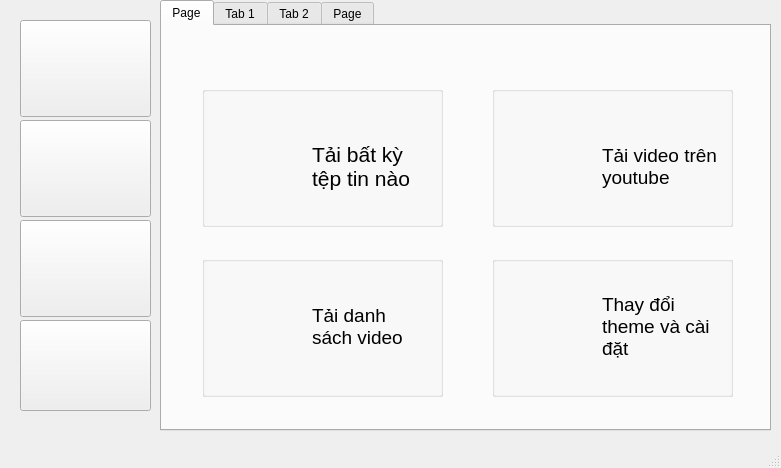
<?xml version="1.0" encoding="UTF-8"?>
<ui version="4.0">
 <class>MainWindow</class>
 <widget class="QMainWindow" name="MainWindow">
  <property name="geometry">
   <rect>
    <x>0</x>
    <y>0</y>
    <width>781</width>
    <height>468</height>
   </rect>
  </property>
  <property name="windowTitle">
   <string>MainWindow</string>
  </property>
  <widget class="QWidget" name="centralwidget">
   <widget class="QTabWidget" name="tabWidget">
    <property name="geometry">
     <rect>
      <x>160</x>
      <y>0</y>
      <width>611</width>
      <height>431</height>
     </rect>
    </property>
    <property name="layoutDirection">
     <enum>Qt::LeftToRight</enum>
    </property>
    <property name="currentIndex">
     <number>0</number>
    </property>
    <widget class="QWidget" name="tab_5">
     <attribute name="title">
      <string>Page</string>
     </attribute>
     <widget class="QGroupBox" name="groupBox">
      <property name="geometry">
       <rect>
        <x>40</x>
        <y>60</y>
        <width>241</width>
        <height>141</height>
       </rect>
      </property>
      <property name="title">
       <string/>
      </property>
      <widget class="QLabel" name="label_8">
       <property name="geometry">
        <rect>
         <x>110</x>
         <y>50</y>
         <width>111</width>
         <height>61</height>
        </rect>
       </property>
       <property name="font">
        <font>
         <pointsize>16</pointsize>
        </font>
       </property>
       <property name="text">
        <string>Tải bất kỳ tệp tin nào</string>
       </property>
       <property name="scaledContents">
        <bool>true</bool>
       </property>
       <property name="wordWrap">
        <bool>true</bool>
       </property>
      </widget>
      <widget class="QLabel" name="label_9">
       <property name="geometry">
        <rect>
         <x>20</x>
         <y>30</y>
         <width>81</width>
         <height>91</height>
        </rect>
       </property>
       <property name="text">
        <string/>
       </property>
       <property name="pixmap">
        <pixmap resource="photo.qrc">:/icons/abc.png</pixmap>
       </property>
       <property name="scaledContents">
        <bool>true</bool>
       </property>
      </widget>
     </widget>
     <widget class="QGroupBox" name="groupBox_2">
      <property name="geometry">
       <rect>
        <x>330</x>
        <y>60</y>
        <width>241</width>
        <height>141</height>
       </rect>
      </property>
      <property name="title">
       <string/>
      </property>
      <widget class="QLabel" name="label_10">
       <property name="geometry">
        <rect>
         <x>110</x>
         <y>50</y>
         <width>121</width>
         <height>61</height>
        </rect>
       </property>
       <property name="font">
        <font>
         <pointsize>14</pointsize>
        </font>
       </property>
       <property name="text">
        <string>Tải video trên youtube</string>
       </property>
       <property name="scaledContents">
        <bool>true</bool>
       </property>
       <property name="wordWrap">
        <bool>true</bool>
       </property>
      </widget>
      <widget class="QLabel" name="label_11">
       <property name="geometry">
        <rect>
         <x>20</x>
         <y>30</y>
         <width>81</width>
         <height>91</height>
        </rect>
       </property>
       <property name="text">
        <string/>
       </property>
       <property name="pixmap">
        <pixmap resource="photo.qrc">:/icons/youtube.png</pixmap>
       </property>
       <property name="scaledContents">
        <bool>true</bool>
       </property>
      </widget>
     </widget>
     <widget class="QGroupBox" name="groupBox_4">
      <property name="geometry">
       <rect>
        <x>330</x>
        <y>230</y>
        <width>241</width>
        <height>141</height>
       </rect>
      </property>
      <property name="title">
       <string/>
      </property>
      <widget class="QLabel" name="label_12">
       <property name="geometry">
        <rect>
         <x>110</x>
         <y>30</y>
         <width>111</width>
         <height>81</height>
        </rect>
       </property>
       <property name="font">
        <font>
         <pointsize>14</pointsize>
        </font>
       </property>
       <property name="text">
        <string>Thay đổi theme và cài đặt</string>
       </property>
       <property name="scaledContents">
        <bool>true</bool>
       </property>
       <property name="wordWrap">
        <bool>true</bool>
       </property>
      </widget>
      <widget class="QLabel" name="label_13">
       <property name="geometry">
        <rect>
         <x>20</x>
         <y>20</y>
         <width>91</width>
         <height>101</height>
        </rect>
       </property>
       <property name="text">
        <string/>
       </property>
       <property name="pixmap">
        <pixmap resource="photo.qrc">:/icons/fix.png</pixmap>
       </property>
       <property name="scaledContents">
        <bool>true</bool>
       </property>
      </widget>
     </widget>
     <widget class="QGroupBox" name="groupBox_3">
      <property name="geometry">
       <rect>
        <x>40</x>
        <y>230</y>
        <width>241</width>
        <height>141</height>
       </rect>
      </property>
      <property name="title">
       <string/>
      </property>
      <widget class="QLabel" name="label_14">
       <property name="geometry">
        <rect>
         <x>110</x>
         <y>30</y>
         <width>111</width>
         <height>81</height>
        </rect>
       </property>
       <property name="font">
        <font>
         <pointsize>14</pointsize>
        </font>
       </property>
       <property name="text">
        <string>Tải danh sách video</string>
       </property>
       <property name="scaledContents">
        <bool>true</bool>
       </property>
       <property name="wordWrap">
        <bool>true</bool>
       </property>
      </widget>
      <widget class="QLabel" name="label_15">
       <property name="geometry">
        <rect>
         <x>20</x>
         <y>20</y>
         <width>81</width>
         <height>101</height>
        </rect>
       </property>
       <property name="text">
        <string/>
       </property>
       <property name="pixmap">
        <pixmap resource="photo.qrc">:/icons/playlist.png</pixmap>
       </property>
       <property name="scaledContents">
        <bool>true</bool>
       </property>
      </widget>
     </widget>
    </widget>
    <widget class="QWidget" name="tab">
     <attribute name="title">
      <string>Tab 1</string>
     </attribute>
     <widget class="QLineEdit" name="lineEdit">
      <property name="geometry">
       <rect>
        <x>120</x>
        <y>80</y>
        <width>371</width>
        <height>21</height>
       </rect>
      </property>
      <property name="placeholderText">
       <string>nhập đường dẫn url</string>
      </property>
     </widget>
     <widget class="QLineEdit" name="lineEdit_2">
      <property name="geometry">
       <rect>
        <x>120</x>
        <y>120</y>
        <width>291</width>
        <height>21</height>
       </rect>
      </property>
      <property name="placeholderText">
       <string>chọn nơi lưu</string>
      </property>
     </widget>
     <widget class="QPushButton" name="pushButton_2">
      <property name="geometry">
       <rect>
        <x>420</x>
        <y>120</y>
        <width>75</width>
        <height>23</height>
       </rect>
      </property>
      <property name="text">
       <string/>
      </property>
      <property name="icon">
       <iconset>
        <normaloff>icons/search.png</normaloff>icons/search.png</iconset>
      </property>
     </widget>
     <widget class="QProgressBar" name="progressBar">
      <property name="geometry">
       <rect>
        <x>120</x>
        <y>186</y>
        <width>351</width>
        <height>16</height>
       </rect>
      </property>
      <property name="value">
       <number>0</number>
      </property>
     </widget>
     <widget class="QPushButton" name="pushButton_8">
      <property name="geometry">
       <rect>
        <x>230</x>
        <y>240</y>
        <width>121</width>
        <height>61</height>
       </rect>
      </property>
      <property name="text">
       <string>bắt đầu tải</string>
      </property>
     </widget>
    </widget>
    <widget class="QWidget" name="tab_2">
     <attribute name="title">
      <string>Tab 2</string>
     </attribute>
     <widget class="QTabWidget" name="tabWidget_2">
      <property name="enabled">
       <bool>true</bool>
      </property>
      <property name="geometry">
       <rect>
        <x>30</x>
        <y>0</y>
        <width>561</width>
        <height>451</height>
       </rect>
      </property>
      <property name="layoutDirection">
       <enum>Qt::LeftToRight</enum>
      </property>
      <property name="currentIndex">
       <number>0</number>
      </property>
      <widget class="QWidget" name="tab_3">
       <attribute name="title">
        <string>1 video</string>
       </attribute>
       <widget class="QLineEdit" name="lineEdit_3">
        <property name="geometry">
         <rect>
          <x>70</x>
          <y>60</y>
          <width>361</width>
          <height>31</height>
         </rect>
        </property>
        <property name="text">
         <string/>
        </property>
        <property name="placeholderText">
         <string>Nhập đường dẫn của youtube</string>
        </property>
       </widget>
       <widget class="QLineEdit" name="lineEdit_4">
        <property name="geometry">
         <rect>
          <x>70</x>
          <y>100</y>
          <width>361</width>
          <height>31</height>
         </rect>
        </property>
        <property name="placeholderText">
         <string>Chọn thư mục lưu</string>
        </property>
       </widget>
       <widget class="QPushButton" name="pushButton_3">
        <property name="geometry">
         <rect>
          <x>440</x>
          <y>60</y>
          <width>75</width>
          <height>31</height>
         </rect>
        </property>
        <property name="text">
         <string/>
        </property>
        <property name="icon">
         <iconset>
          <normaloff>icons/check.png</normaloff>icons/check.png</iconset>
        </property>
        <property name="iconSize">
         <size>
          <width>21</width>
          <height>21</height>
         </size>
        </property>
       </widget>
       <widget class="QPushButton" name="pushButton_4">
        <property name="geometry">
         <rect>
          <x>440</x>
          <y>100</y>
          <width>75</width>
          <height>31</height>
         </rect>
        </property>
        <property name="text">
         <string/>
        </property>
        <property name="icon">
         <iconset>
          <normaloff>icons/save.png</normaloff>icons/save.png</iconset>
        </property>
        <property name="iconSize">
         <size>
          <width>20</width>
          <height>20</height>
         </size>
        </property>
       </widget>
       <widget class="QPushButton" name="pushButton_5">
        <property name="geometry">
         <rect>
          <x>240</x>
          <y>310</y>
          <width>91</width>
          <height>31</height>
         </rect>
        </property>
        <property name="text">
         <string>bắt đầu tải</string>
        </property>
       </widget>
       <widget class="QProgressBar" name="progressBar_2">
        <property name="geometry">
         <rect>
          <x>80</x>
          <y>200</y>
          <width>411</width>
          <height>16</height>
         </rect>
        </property>
        <property name="value">
         <number>0</number>
        </property>
       </widget>
       <widget class="QLabel" name="label">
        <property name="geometry">
         <rect>
          <x>90</x>
          <y>160</y>
          <width>111</width>
          <height>20</height>
         </rect>
        </property>
        <property name="text">
         <string>chất lượng video</string>
        </property>
       </widget>
       <widget class="QComboBox" name="comboBox">
        <property name="geometry">
         <rect>
          <x>210</x>
          <y>160</y>
          <width>211</width>
          <height>22</height>
         </rect>
        </property>
       </widget>
       <widget class="QLabel" name="label_5">
        <property name="geometry">
         <rect>
          <x>30</x>
          <y>250</y>
          <width>91</width>
          <height>16</height>
         </rect>
        </property>
        <property name="text">
         <string/>
        </property>
       </widget>
      </widget>
      <widget class="QWidget" name="tab_4">
       <attribute name="title">
        <string>nhiều video</string>
       </attribute>
       <widget class="QLineEdit" name="lineEdit_5">
        <property name="geometry">
         <rect>
          <x>90</x>
          <y>50</y>
          <width>411</width>
          <height>31</height>
         </rect>
        </property>
        <property name="font">
         <font>
          <family>Segoe UI</family>
         </font>
        </property>
        <property name="placeholderText">
         <string>nhập url abum</string>
        </property>
       </widget>
       <widget class="QLineEdit" name="lineEdit_6">
        <property name="geometry">
         <rect>
          <x>90</x>
          <y>90</y>
          <width>361</width>
          <height>31</height>
         </rect>
        </property>
        <property name="font">
         <font>
          <family>Segoe UI</family>
         </font>
        </property>
        <property name="placeholderText">
         <string>Nơi lưu</string>
        </property>
       </widget>
       <widget class="QPushButton" name="pushButton_6">
        <property name="geometry">
         <rect>
          <x>460</x>
          <y>90</y>
          <width>41</width>
          <height>31</height>
         </rect>
        </property>
        <property name="text">
         <string/>
        </property>
        <property name="icon">
         <iconset>
          <normaloff>icons/save.png</normaloff>icons/save.png</iconset>
        </property>
        <property name="iconSize">
         <size>
          <width>20</width>
          <height>20</height>
         </size>
        </property>
       </widget>
       <widget class="QLabel" name="label_2">
        <property name="geometry">
         <rect>
          <x>90</x>
          <y>150</y>
          <width>111</width>
          <height>20</height>
         </rect>
        </property>
        <property name="font">
         <font>
          <family>Segoe UI</family>
          <pointsize>10</pointsize>
          <weight>75</weight>
          <bold>true</bold>
         </font>
        </property>
        <property name="text">
         <string>chất lượng video</string>
        </property>
       </widget>
       <widget class="QComboBox" name="comboBox_2">
        <property name="geometry">
         <rect>
          <x>210</x>
          <y>150</y>
          <width>211</width>
          <height>22</height>
         </rect>
        </property>
        <item>
         <property name="text">
          <string>1080</string>
         </property>
        </item>
        <item>
         <property name="text">
          <string>720</string>
         </property>
        </item>
        <item>
         <property name="text">
          <string>480</string>
         </property>
        </item>
        <item>
         <property name="text">
          <string>360</string>
         </property>
        </item>
       </widget>
       <widget class="QProgressBar" name="progressBar_3">
        <property name="geometry">
         <rect>
          <x>90</x>
          <y>270</y>
          <width>371</width>
          <height>13</height>
         </rect>
        </property>
        <property name="value">
         <number>0</number>
        </property>
       </widget>
       <widget class="QPushButton" name="pushButton_7">
        <property name="geometry">
         <rect>
          <x>240</x>
          <y>310</y>
          <width>91</width>
          <height>31</height>
         </rect>
        </property>
        <property name="text">
         <string>bắt đầu tải</string>
        </property>
       </widget>
       <widget class="QLabel" name="label_3">
        <property name="geometry">
         <rect>
          <x>90</x>
          <y>220</y>
          <width>81</width>
          <height>16</height>
         </rect>
        </property>
        <property name="font">
         <font>
          <family>Segoe UI</family>
          <pointsize>10</pointsize>
         </font>
        </property>
        <property name="text">
         <string>video hiện tại:</string>
        </property>
       </widget>
       <widget class="QLabel" name="label_4">
        <property name="geometry">
         <rect>
          <x>260</x>
          <y>210</y>
          <width>161</width>
          <height>41</height>
         </rect>
        </property>
        <property name="font">
         <font>
          <family>Segoe UI</family>
          <pointsize>8</pointsize>
         </font>
        </property>
        <property name="text">
         <string>tất cả trong danh sách video</string>
        </property>
       </widget>
       <widget class="QLCDNumber" name="lcdNumber">
        <property name="geometry">
         <rect>
          <x>170</x>
          <y>210</y>
          <width>71</width>
          <height>31</height>
         </rect>
        </property>
        <property name="styleSheet">
         <string notr="true">color:rgb(255, 0, 0)</string>
        </property>
       </widget>
       <widget class="QLCDNumber" name="lcdNumber_2">
        <property name="geometry">
         <rect>
          <x>430</x>
          <y>210</y>
          <width>71</width>
          <height>31</height>
         </rect>
        </property>
        <property name="styleSheet">
         <string notr="true">font: 8pt &quot;Segoe UI&quot;;color: rgb(0, 255, 0)</string>
        </property>
       </widget>
       <widget class="QLabel" name="label_6">
        <property name="geometry">
         <rect>
          <x>20</x>
          <y>270</y>
          <width>111</width>
          <height>21</height>
         </rect>
        </property>
        <property name="text">
         <string/>
        </property>
       </widget>
      </widget>
     </widget>
    </widget>
    <widget class="QWidget" name="tab_6">
     <attribute name="title">
      <string>Page</string>
     </attribute>
     <widget class="QPushButton" name="pushButton_12">
      <property name="geometry">
       <rect>
        <x>40</x>
        <y>260</y>
        <width>161</width>
        <height>111</height>
       </rect>
      </property>
      <property name="styleSheet">
       <string notr="true">background-color: rgb(50, 50, 50);</string>
      </property>
      <property name="text">
       <string/>
      </property>
     </widget>
     <widget class="QPushButton" name="pushButton_13">
      <property name="geometry">
       <rect>
        <x>220</x>
        <y>260</y>
        <width>161</width>
        <height>111</height>
       </rect>
      </property>
      <property name="styleSheet">
       <string notr="true">
background-color: rgb(240, 240, 240);</string>
      </property>
      <property name="text">
       <string/>
      </property>
     </widget>
     <widget class="QPushButton" name="pushButton_14">
      <property name="geometry">
       <rect>
        <x>400</x>
        <y>260</y>
        <width>161</width>
        <height>111</height>
       </rect>
      </property>
      <property name="styleSheet">
       <string notr="true">background-color: rgb(48, 47, 47);</string>
      </property>
      <property name="text">
       <string/>
      </property>
     </widget>
     <widget class="QLabel" name="label_7">
      <property name="geometry">
       <rect>
        <x>80</x>
        <y>20</y>
        <width>461</width>
        <height>81</height>
       </rect>
      </property>
      <property name="font">
       <font>
        <family>Segoe UI</family>
        <pointsize>24</pointsize>
       </font>
      </property>
      <property name="text">
       <string>Chọn theme bạn muốn sử dụng</string>
      </property>
     </widget>
     <widget class="QPushButton" name="pushButton_15">
      <property name="geometry">
       <rect>
        <x>130</x>
        <y>130</y>
        <width>161</width>
        <height>111</height>
       </rect>
      </property>
      <property name="styleSheet">
       <string notr="true">
background-color: rgb(25, 35, 45);</string>
      </property>
      <property name="text">
       <string/>
      </property>
     </widget>
     <widget class="QPushButton" name="pushButton_16">
      <property name="geometry">
       <rect>
        <x>310</x>
        <y>130</y>
        <width>161</width>
        <height>111</height>
       </rect>
      </property>
      <property name="styleSheet">
       <string notr="true">background-color: rgb(50, 50, 50);</string>
      </property>
      <property name="text">
       <string/>
      </property>
     </widget>
    </widget>
   </widget>
   <widget class="QPushButton" name="pushButton">
    <property name="geometry">
     <rect>
      <x>20</x>
      <y>20</y>
      <width>131</width>
      <height>97</height>
     </rect>
    </property>
    <property name="text">
     <string/>
    </property>
    <property name="icon">
     <iconset resource="photo.qrc">
      <normaloff>:/icons/browser.png</normaloff>:/icons/browser.png</iconset>
    </property>
    <property name="iconSize">
     <size>
      <width>131</width>
      <height>80</height>
     </size>
    </property>
   </widget>
   <widget class="QPushButton" name="pushButton_9">
    <property name="geometry">
     <rect>
      <x>20</x>
      <y>120</y>
      <width>131</width>
      <height>97</height>
     </rect>
    </property>
    <property name="text">
     <string/>
    </property>
    <property name="icon">
     <iconset resource="photo.qrc">
      <normaloff>:/icons/file.png</normaloff>:/icons/file.png</iconset>
    </property>
    <property name="iconSize">
     <size>
      <width>131</width>
      <height>80</height>
     </size>
    </property>
   </widget>
   <widget class="QPushButton" name="pushButton_10">
    <property name="geometry">
     <rect>
      <x>20</x>
      <y>320</y>
      <width>131</width>
      <height>91</height>
     </rect>
    </property>
    <property name="text">
     <string/>
    </property>
    <property name="icon">
     <iconset resource="photo.qrc">
      <normaloff>:/icons/setting.png</normaloff>:/icons/setting.png</iconset>
    </property>
    <property name="iconSize">
     <size>
      <width>131</width>
      <height>80</height>
     </size>
    </property>
   </widget>
   <widget class="QPushButton" name="pushButton_11">
    <property name="geometry">
     <rect>
      <x>20</x>
      <y>220</y>
      <width>131</width>
      <height>97</height>
     </rect>
    </property>
    <property name="text">
     <string/>
    </property>
    <property name="icon">
     <iconset resource="photo.qrc">
      <normaloff>:/icons/youtube.png</normaloff>:/icons/youtube.png</iconset>
    </property>
    <property name="iconSize">
     <size>
      <width>131</width>
      <height>80</height>
     </size>
    </property>
   </widget>
  </widget>
  <widget class="QMenuBar" name="menubar">
   <property name="geometry">
    <rect>
     <x>0</x>
     <y>0</y>
     <width>781</width>
     <height>21</height>
    </rect>
   </property>
  </widget>
  <widget class="QStatusBar" name="statusbar"/>
 </widget>
 <resources>
  <include location="photo.qrc"/>
 </resources>
 <connections/>
</ui>
